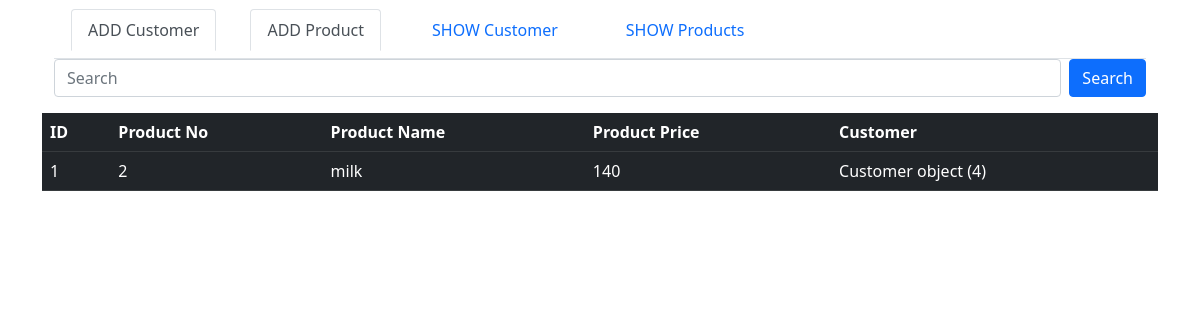
Page /showproduct/ on the committed database.
### OMS/models.py (models this page shows)
class Product(models.Model):
    product_no = models.CharField(default='P-###', max_length=50)
    product_name = models.CharField(max_length=50)
    product_price = models.IntegerField()
    customer = models.ForeignKey(Customer, on_delete=models.CASCADE)

class Customer(models.Model):
    customer_name = models.CharField(max_length=50)
    customer_dob = models.DateField(auto_now=True)
    customer_email = models.EmailField(default='non@gmail.com')
    customer_password = models.CharField(max_length=10)
    customer_address = models.TextField()

### OMS/views.py (the view)
# urls.py: path('showproduct/',views.showproduct,name='showproduct'),
def showproduct(request):
    pro_lst=Product.objects.all().order_by('id')
    return render(request,'showproduct.html',{'pro_lst':pro_lst})

### OMS/templates/showproduct.html (shortened to what this page needs)
{% extends 'index.html' %}
{% load crispy_forms_tags %}
{% block content %}
<html>
    <head>
    </head>
    <body>
        <table  class="table table-dark">
            <tr>
                <th>ID</th>
                <th>Product No</th>
                <th>Product Name</th>
                <th>Product Price</th>
                <th>Customer</th>
            </tr>
            {% for pro in pro_lst %}
            <tr>
                <td>{{pro.id}}</td>
                <td>{{pro.product_no}}</td>
                <td>{{pro.product_name}}</td>
                <td>{{pro.product_price}}</td>
                <td>{{pro.customer}}</td>
            </tr>
            {% endfor %}
        </table>
    </body>
</html>
{% endblock content %}

### rows in the picture
Product: id "1", product_no "2", product_name "milk", product_price "140", customer "Customer object (4)"
